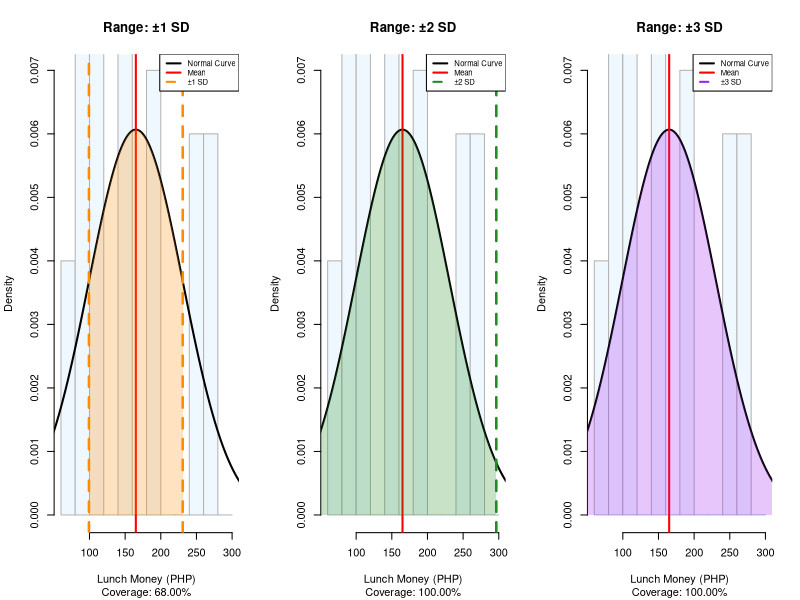

R code for this plot:
## ---- chunk 1
knitr::opts_chunk$set(echo = TRUE, warning = FALSE, message = FALSE)
## ---- chunk 2
# 1. Input Data
lunch_money <- c(150,120,200,100,280,80,250,200,100,150,
                 100,120,150,200,150,100,150,280,280,200,
                 200,80,200,120,280,150,150,250,120,150,
                 200,250,250,150,120,250,80,280,120,250,
                 100,120,120,120,100,80,280,120,100,100)

# 2. Frequency Distribution Table
freq_table <- as.data.frame(table(lunch_money))
colnames(freq_table) <- c("Lunch_Money", "Frequency")
freq_table$Lunch_Money <- as.numeric(as.character(freq_table$Lunch_Money))
freq_table$Relative_Freq_Pct <- (freq_table$Frequency / length(lunch_money)) * 100
freq_table$Cumulative_Freq  <- cumsum(freq_table$Frequency)

cat("=== FREQUENCY DISTRIBUTION TABLE ===\n")
print(freq_table)

# 3. Summary Statistics
mu <- mean(lunch_money)
sd_sample <- sd(lunch_money)
N <- length(lunch_money)
sd_pop <- sd_sample * sqrt((N - 1) / N)

cat("\n=== SUMMARY STATISTICS ===\n")
cat(sprintf("Mean (mu): %.2f\n", mu))
cat(sprintf("Sample Standard Deviation (s): %.2f\n", sd_sample))
cat(sprintf("Population Standard Deviation (sigma): %.2f\n", sd_pop))

# 4. Empirical Rule Percentages
pct_1sd <- mean(lunch_money >= (mu - sd_pop) & lunch_money <= (mu + sd_pop)) * 100
pct_2sd <- mean(lunch_money >= (mu - 2*sd_pop) & lunch_money <= (mu + 2*sd_pop)) * 100
pct_3sd <- mean(lunch_money >= (mu - 3*sd_pop) & lunch_money <= (mu + 3*sd_pop)) * 100

cat("\n=== EMPIRICAL RULE PERCENTAGES ===\n")
cat(sprintf("Data within 1 SD (%.2f to %.2f): %.2f%%\n", mu - sd_pop, mu + sd_pop, pct_1sd))
cat(sprintf("Data within 2 SD (%.2f to %.2f): %.2f%%\n", mu - 2*sd_pop, mu + 2*sd_pop, pct_2sd))
cat(sprintf("Data within 3 SD (%.2f to %.2f): %.2f%%\n", mu - 3*sd_pop, mu + 3*sd_pop, pct_3sd))

# 5. Define Plotting Function BEFORE Calling It
x_seq <- seq(0, 350, length = 300)
y_norm <- dnorm(x_seq, mean = mu, sd = sd_pop)

create_sd_plot <- function(k, col_line, label_text, actual_pct) {
  hist(lunch_money, 
       probability = TRUE, 
       col = "aliceblue", 
       border = "gray70",
       main = paste0("Range: ", label_text),
       sub = sprintf("Coverage: %.2f%%", actual_pct),
       xlab = "Lunch Money (PHP)",
       ylab = "Density",
       breaks = seq(60, 300, by = 20),
       ylim = c(0, max(y_norm) * 1.15))
  
  lines(x_seq, y_norm, col = "black", lwd = 2)
  abline(v = mu, col = "red", lwd = 2, lty = 1)
  
  lower_bound <- mu - k * sd_pop
  upper_bound <- mu + k * sd_pop
  abline(v = c(lower_bound, upper_bound), col = col_line, lwd = 2.5, lty = 2)
  
  x_shade <- seq(lower_bound, upper_bound, length = 100)
  y_shade <- dnorm(x_shade, mean = mu, sd = sd_pop)
  polygon(c(lower_bound, x_shade, upper_bound), c(0, y_shade, 0), 
          col = adjustcolor(col_line, alpha.f = 0.25), border = NA)
  
  legend("topright", 
         legend = c("Normal Curve", "Mean", label_text),
         col = c("black", "red", col_line), 
         lty = c(1, 1, 2), 
         lwd = 2,
         bg = "white",
         cex = 0.7)
}
## ---- chunk 3
# 6. Render Plots Grid
par(mfrow = c(1, 3))

create_sd_plot(k = 1, col_line = "darkorange", label_text = "±1 SD", actual_pct = pct_1sd)
create_sd_plot(k = 2, col_line = "forestgreen", label_text = "±2 SD", actual_pct = pct_2sd)
create_sd_plot(k = 3, col_line = "purple", label_text = "±3 SD", actual_pct = pct_3sd)

par(mfrow = c(1, 1))
